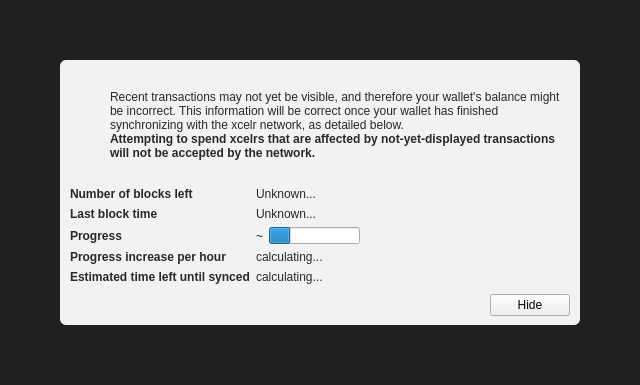
<?xml version="1.0" encoding="UTF-8"?>
<ui version="4.0">
 <class>ModalOverlay</class>
 <widget class="ModalOverlay" name="ModalOverlay">
  <property name="geometry">
   <rect>
    <x>0</x>
    <y>0</y>
    <width>640</width>
    <height>385</height>
   </rect>
  </property>
  <property name="windowTitle">
   <string>Form</string>
  </property>
  <layout class="QVBoxLayout" name="verticalLayout" stretch="0">
   <property name="sizeConstraint">
    <enum>QLayout::SetDefaultConstraint</enum>
   </property>
   <property name="leftMargin">
    <number>0</number>
   </property>
   <property name="topMargin">
    <number>0</number>
   </property>
   <property name="rightMargin">
    <number>0</number>
   </property>
   <property name="bottomMargin">
    <number>0</number>
   </property>
   <item>
    <widget class="QWidget" name="bgWidget" native="true">
     <property name="styleSheet">
      <string notr="true">#bgWidget { background: rgba(0,0,0,220); }</string>
     </property>
     <layout class="QVBoxLayout" name="verticalLayoutMain" stretch="1">
      <property name="leftMargin">
       <number>60</number>
      </property>
      <property name="topMargin">
       <number>60</number>
      </property>
      <property name="rightMargin">
       <number>60</number>
      </property>
      <property name="bottomMargin">
       <number>60</number>
      </property>
      <item>
       <widget class="QWidget" name="contentWidget" native="true">
        <property name="styleSheet">
         <string notr="true">#contentWidget { background: rgba(255,255,255,240); border-radius: 6px; }

QLabel { color: rgb(40,40,40);  }</string>
        </property>
        <layout class="QVBoxLayout" name="verticalLayoutSub" stretch="1,0,0,0">
         <property name="spacing">
          <number>0</number>
         </property>
         <property name="leftMargin">
          <number>10</number>
         </property>
         <property name="topMargin">
          <number>10</number>
         </property>
         <property name="rightMargin">
          <number>10</number>
         </property>
         <property name="bottomMargin">
          <number>10</number>
         </property>
         <item>
          <layout class="QHBoxLayout" name="horizontalLayoutIconText" stretch="0,1">
           <property name="topMargin">
            <number>20</number>
           </property>
           <item>
            <layout class="QVBoxLayout" name="verticalLayoutIcon">
             <property name="leftMargin">
              <number>0</number>
             </property>
             <item>
              <widget class="QPushButton" name="warningIcon">
               <property name="enabled">
                <bool>false</bool>
               </property>
               <property name="text">
                <string/>
               </property>
               <property name="icon">
                <iconset>
                 <normaloff>:/icons/warning</normaloff>
                 <disabledoff>:/icons/warning</disabledoff>:/icons/warning</iconset>
               </property>
               <property name="iconSize">
                <size>
                 <width>48</width>
                 <height>48</height>
                </size>
               </property>
               <property name="flat">
                <bool>true</bool>
               </property>
              </widget>
             </item>
             <item>
              <spacer name="verticalSpacerWarningIcon">
               <property name="orientation">
                <enum>Qt::Vertical</enum>
               </property>
               <property name="sizeHint" stdset="0">
                <size>
                 <width>20</width>
                 <height>40</height>
                </size>
               </property>
              </spacer>
             </item>
            </layout>
           </item>
           <item>
            <layout class="QVBoxLayout" name="verticalLayoutInfoText">
             <property name="leftMargin">
              <number>0</number>
             </property>
             <property name="topMargin">
              <number>0</number>
             </property>
             <item>
              <widget class="QLabel" name="infoText">
               <property name="text">
                <string>Recent transactions may not yet be visible, and therefore your wallet's balance might be incorrect. This information will be correct once your wallet has finished synchronizing with the xcelr network, as detailed below.</string>
               </property>
               <property name="textFormat">
                <enum>Qt::RichText</enum>
               </property>
               <property name="wordWrap">
                <bool>true</bool>
               </property>
              </widget>
             </item>
             <item>
              <widget class="QLabel" name="infoTextStrong">
               <property name="font">
                <font>
                 <weight>75</weight>
                 <bold>true</bold>
                </font>
               </property>
               <property name="text">
                <string>Attempting to spend xcelrs that are affected by not-yet-displayed transactions will not be accepted by the network.</string>
               </property>
               <property name="textFormat">
                <enum>Qt::RichText</enum>
               </property>
               <property name="wordWrap">
                <bool>true</bool>
               </property>
              </widget>
             </item>
             <item>
              <spacer name="verticalSpacerInTextSpace">
               <property name="orientation">
                <enum>Qt::Vertical</enum>
               </property>
               <property name="sizeHint" stdset="0">
                <size>
                 <width>20</width>
                 <height>40</height>
                </size>
               </property>
              </spacer>
             </item>
            </layout>
           </item>
          </layout>
         </item>
         <item>
          <spacer name="verticalSpacerAfterText">
           <property name="orientation">
            <enum>Qt::Vertical</enum>
           </property>
           <property name="sizeHint" stdset="0">
            <size>
             <width>20</width>
             <height>40</height>
            </size>
           </property>
          </spacer>
         </item>
         <item>
          <layout class="QFormLayout" name="formLayout">
           <property name="fieldGrowthPolicy">
            <enum>QFormLayout::FieldsStayAtSizeHint</enum>
           </property>
           <property name="horizontalSpacing">
            <number>6</number>
           </property>
           <property name="verticalSpacing">
            <number>6</number>
           </property>
           <property name="topMargin">
            <number>10</number>
           </property>
           <item row="0" column="0">
            <widget class="QLabel" name="labelNumberOfBlocksLeft">
             <property name="font">
              <font>
               <weight>75</weight>
               <bold>true</bold>
              </font>
             </property>
             <property name="text">
              <string>Number of blocks left</string>
             </property>
            </widget>
           </item>
           <item row="0" column="1">
            <widget class="QLabel" name="numberOfBlocksLeft">
             <property name="text">
              <string>Unknown...</string>
             </property>
            </widget>
           </item>
           <item row="1" column="0">
            <widget class="QLabel" name="labelLastBlockTime">
             <property name="font">
              <font>
               <weight>75</weight>
               <bold>true</bold>
              </font>
             </property>
             <property name="text">
              <string>Last block time</string>
             </property>
            </widget>
           </item>
           <item row="1" column="1">
            <widget class="QLabel" name="newestBlockDate">
             <property name="sizePolicy">
              <sizepolicy hsizetype="Maximum" vsizetype="Preferred">
               <horstretch>0</horstretch>
               <verstretch>0</verstretch>
              </sizepolicy>
             </property>
             <property name="text">
              <string>Unknown...</string>
             </property>
            </widget>
           </item>
           <item row="2" column="0">
            <widget class="QLabel" name="labelSyncDone">
             <property name="font">
              <font>
               <weight>75</weight>
               <bold>true</bold>
              </font>
             </property>
             <property name="text">
              <string>Progress</string>
             </property>
            </widget>
           </item>
           <item row="2" column="1">
            <layout class="QHBoxLayout" name="horizontalLayoutSync" stretch="0,1">
             <item>
              <widget class="QLabel" name="percentageProgress">
               <property name="text">
                <string notr="true">~</string>
               </property>
              </widget>
             </item>
             <item>
              <widget class="QProgressBar" name="progressBar">
               <property name="value">
                <number>24</number>
               </property>
               <property name="format">
                <string/>
               </property>
              </widget>
             </item>
            </layout>
           </item>
           <item row="4" column="0">
            <widget class="QLabel" name="labelProgressIncrease">
             <property name="font">
              <font>
               <weight>75</weight>
               <bold>true</bold>
              </font>
             </property>
             <property name="text">
              <string>Progress increase per hour</string>
             </property>
            </widget>
           </item>
           <item row="4" column="1">
            <widget class="QLabel" name="progressIncreasePerH">
             <property name="text">
              <string>calculating...</string>
             </property>
            </widget>
           </item>
           <item row="5" column="0">
            <widget class="QLabel" name="labelEstimatedTimeLeft">
             <property name="font">
              <font>
               <weight>75</weight>
               <bold>true</bold>
              </font>
             </property>
             <property name="text">
              <string>Estimated time left until synced</string>
             </property>
            </widget>
           </item>
           <item row="5" column="1">
            <widget class="QLabel" name="expectedTimeLeft">
             <property name="text">
              <string>calculating...</string>
             </property>
            </widget>
           </item>
          </layout>
         </item>
         <item>
          <layout class="QHBoxLayout" name="horizontalLayoutButtons">
           <property name="leftMargin">
            <number>10</number>
           </property>
           <property name="topMargin">
            <number>10</number>
           </property>
           <item>
            <spacer name="horizontalSpacer">
             <property name="orientation">
              <enum>Qt::Horizontal</enum>
             </property>
             <property name="sizeHint" stdset="0">
              <size>
               <width>40</width>
               <height>20</height>
              </size>
             </property>
            </spacer>
           </item>
           <item>
            <widget class="QPushButton" name="closeButton">
             <property name="text">
              <string>Hide</string>
             </property>
            </widget>
           </item>
          </layout>
         </item>
        </layout>
       </widget>
      </item>
     </layout>
    </widget>
   </item>
  </layout>
 </widget>
 <customwidgets>
  <customwidget>
   <class>ModalOverlay</class>
   <extends>QWidget</extends>
   <header>qt/modaloverlay.h</header>
   <container>1</container>
  </customwidget>
 </customwidgets>
 <resources/>
 <connections/>
</ui>
